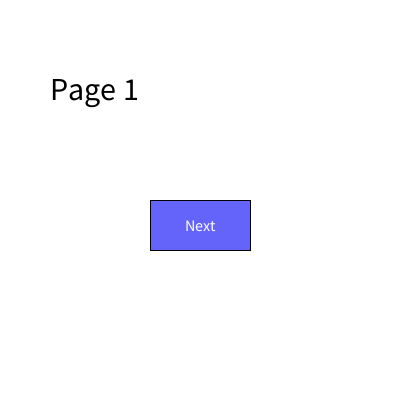
Frame 1 (no input)
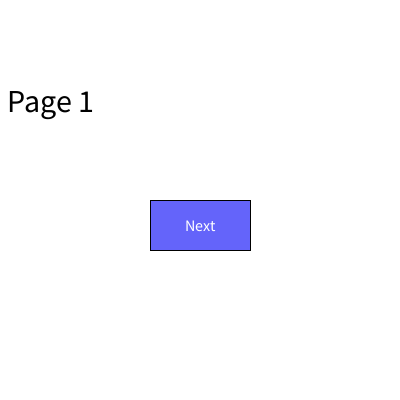
Frame 60 (the mouse pressed at the canvas centre just before this capture)
Frame 120 (the mouse held since frame 60 and released just before this capture): identical to frame 60, image omitted

The Processing sketch that drew these frames (run headless with seeded random() and noise(); from frame 60 on, the mouse is pressed at the canvas centre):

// Processing sketch: sketch_page_to_page
// ── sketch_page_to_page.pde
int currentPage = 0; // Track the current page
boolean buttonHovered = false; // Track if the button is hovered

void setup() {
  size(400, 400);
}

void draw() {
  background(255);
  if (currentPage == 0) {
    drawPage1();
  } else if (currentPage == 1) {
    drawPage2();
  }
}

void drawPage1() {
  fill(0);
  textSize(32);
  text("Page 1", 50, 100);
  
  // Draw button
  fill(buttonHovered ? color(200, 200, 250) : color(100, 100, 250));
  rect(150, 200, 100, 50);
  fill(255);
  textSize(16);
  textAlign(CENTER, CENTER);
  text("Next", 200, 225);
}

void drawPage2() {
  fill(0);
  textSize(32);
  text("Page 2", 50, 100);
  
  // Draw button to go back
  fill(buttonHovered ? color(200, 200, 250) : color(100, 100, 250));
  rect(150, 200, 100, 50);
  fill(255);
  textSize(16);
  textAlign(CENTER, CENTER);
  text("Back", 200, 225);
}

void mouseMoved() {
  // Check if mouse is over the button
  buttonHovered = mouseX > 150 && mouseX < 250 && mouseY > 200 && mouseY < 250;
}

void mousePressed() {
  // Check if the button is clicked
  if (buttonHovered) {
    if (currentPage == 0) {
      currentPage = 1; // Go to next page
    } else if (currentPage == 1) {
      currentPage = 0; // Go back to the first page
    }
  }
}
